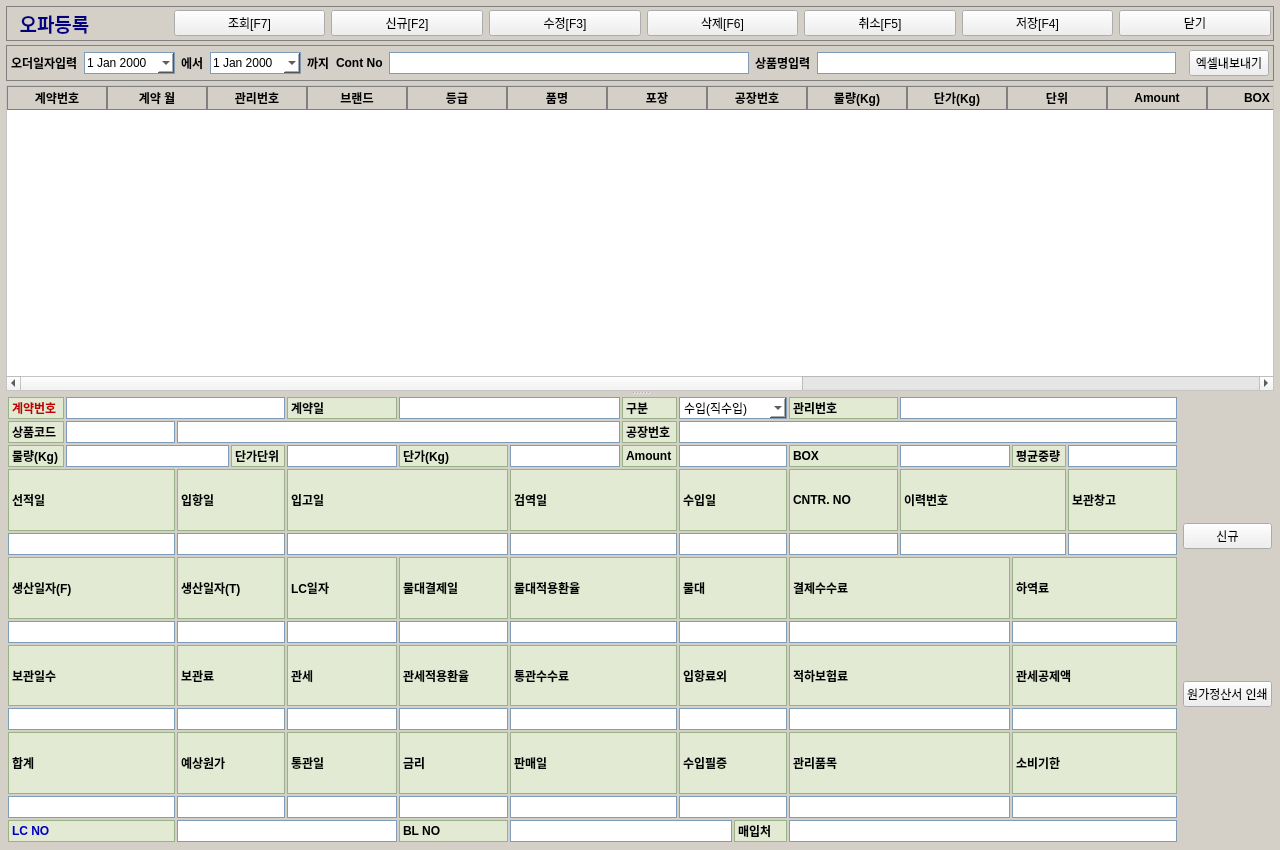
<?xml version="1.0" encoding="UTF-8"?>
<ui version="4.0">
 <class>OfferRegisterWindow</class>
 <widget class="QMainWindow" name="OfferRegisterWindow">
  <property name="geometry">
   <rect>
    <x>0</x>
    <y>0</y>
    <width>1280</width>
    <height>850</height>
   </rect>
  </property>
  <property name="windowTitle">
   <string>오파등록</string>
  </property>
  <property name="styleSheet">
   <string notr="true">
    QMainWindow { background-color: #D4D0C8; }
    QWidget { font-family: "맑은 고딕", "Malgun Gothic", sans-serif; font-size: 9pt; color: #000000; }
    QLineEdit, QDateEdit, QComboBox { background-color: #FFFFFF; border: 1px solid #7F9DB9; min-height: 20px; }
    QLabel { background-color: #E2EAD3; border: 1px solid #99B288; qproperty-alignment: 'AlignCenter'; font-weight: bold; }
    QLabel#lblRed { color: #C00000; }
    QLabel#lblBlue { color: #0000C0; }
    QLabel#lblNormal { color: #000000; }
    QTableWidget { background-color: #FFFFFF; gridline-color: #B0B0B0; }
    QHeaderView::section { background-color: #D4D0C8; border: 1px solid #808080; font-weight: bold; }
   </string>
  </property>
  <widget class="QWidget" name="centralwidget">
   <layout class="QVBoxLayout" name="mainLayout">
    <property name="spacing"><number>4</number></property>
    <property name="leftMargin"><number>6</number></property>
    <property name="topMargin"><number>6</number></property>
    <property name="rightMargin"><number>6</number></property>
    <property name="bottomMargin"><number>6</number></property>

    <!-- 1. 최상단 메인 툴바 -->
    <item>
     <widget class="QFrame" name="topFrame">
      <property name="styleSheet"><string>QFrame { background-color: #D4D0C8; border: 1px solid #808080; }</string></property>
      <layout class="QHBoxLayout" name="topLayout">
       <property name="margin"><number>2</number></property>
       <item>
        <widget class="QLabel" name="lblTitle">
         <property name="styleSheet"><string>background: transparent; border: none; font-size: 14pt; font-weight: bold; color: #000080;</string></property>
         <property name="text"><string>  오파등록</string></property>
        </widget>
       </item>
       <item><spacer name="sp1"><property name="orientation"><enum>Qt::Horizontal</enum></property></spacer></item>
       <item><widget class="QPushButton" name="btnSearch"><property name="text"><string>조회[F7]</string></property></widget></item>
       <item><widget class="QPushButton" name="btnNew"><property name="text"><string>신규[F2]</string></property></widget></item>
       <item><widget class="QPushButton" name="btnEdit"><property name="text"><string>수정[F3]</string></property></widget></item>
       <item><widget class="QPushButton" name="btnDelete"><property name="text"><string>삭제[F6]</string></property></widget></item>
       <item><widget class="QPushButton" name="btnCancel"><property name="text"><string>취소[F5]</string></property></widget></item>
       <item><widget class="QPushButton" name="btnSave"><property name="text"><string>저장[F4]</string></property></widget></item>
       <item><widget class="QPushButton" name="btnClose"><property name="text"><string>닫기</string></property></widget></item>
      </layout>
     </widget>
    </item>

    <!-- 2. 검색 조건 바 -->
    <item>
     <widget class="QFrame" name="searchFrame">
      <property name="styleSheet"><string>QFrame { background-color: #D4D0C8; border: 1px solid #808080; }</string></property>
      <layout class="QHBoxLayout" name="searchLayout">
       <property name="margin"><number>4</number></property>
       <item><widget class="QLabel" name="lblSearchOrder"><property name="styleSheet"><string>background:transparent; border:none;</string></property><property name="text"><string>오더일자입력</string></property></widget></item>
       <item><widget class="QDateEdit" name="dtSearchFrom"><property name="calendarPopup"><bool>true</bool></property></widget></item>
       <item><widget class="QLabel" name="lblSearchWave"><property name="styleSheet"><string>background:transparent; border:none;</string></property><property name="text"><string>에서</string></property></widget></item>
       <item><widget class="QDateEdit" name="dtSearchTo"><property name="calendarPopup"><bool>true</bool></property></widget></item>
       <item><widget class="QLabel" name="lblSearchTo"><property name="styleSheet"><string>background:transparent; border:none;</string></property><property name="text"><string>까지</string></property></widget></item>
       <item><widget class="QLabel" name="lblSearchCont"><property name="styleSheet"><string>background:transparent; border:none;</string></property><property name="text"><string>Cont No</string></property></widget></item>
       <item><widget class="QLineEdit" name="txtSearchCont"><property name="maximumWidth"><number>120</number></property></widget></item>
       <item><widget class="QLabel" name="lblSearchItem"><property name="styleSheet"><string>background:transparent; border:none;</string></property><property name="text"><string>상품명입력</string></property></widget></item>
       <item><widget class="QLineEdit" name="txtSearchItem"><property name="maximumWidth"><number>200</number></property></widget></item>
       <item><spacer name="sp2"><property name="orientation"><enum>Qt::Horizontal</enum></property></spacer></item>
       <item><widget class="QPushButton" name="btnExcel"><property name="text"><string>엑셀내보내기</string></property></widget></item>
      </layout>
     </widget>
    </item>

    <!-- 3. 메인 상단 그리드 & 하단 상세 Splitter -->
    <item>
     <widget class="QSplitter" name="splitter">
      <property name="orientation"><enum>Qt::Vertical</enum></property>

      <!-- 상단 리스트 -->
      <widget class="QTableWidget" name="tableMain">
       <property name="selectionMode"><enum>QAbstractItemView::SingleSelection</enum></property>
       <property name="selectionBehavior"><enum>QAbstractItemView::SelectRows</enum></property>
       <column><property name="text"><string>계약번호</string></property></column>
       <column><property name="text"><string>계약 월</string></property></column>
       <column><property name="text"><string>관리번호</string></property></column>
       <column><property name="text"><string>브랜드</string></property></column>
       <column><property name="text"><string>등급</string></property></column>
       <column><property name="text"><string>품명</string></property></column>
       <column><property name="text"><string>포장</string></property></column>
       <column><property name="text"><string>공장번호</string></property></column>
       <column><property name="text"><string>물량(Kg)</string></property></column>
       <column><property name="text"><string>단가(Kg)</string></property></column>
       <column><property name="text"><string>단위</string></property></column>
       <column><property name="text"><string>Amount</string></property></column>
       <column><property name="text"><string>BOX</string></property></column>
       <column><property name="text"><string>평균중량</string></property></column>
       <column><property name="text"><string>선적일</string></property></column>
       <column><property name="text"><string>입항</string></property></column>
       <column><property name="text"><string>입고</string></property></column>
       <column><property name="text"><string>검역</string></property></column>
       <column><property name="text"><string>수입일</string></property></column>
      </widget>

      <!-- 하단 상세 폼 (그리드 패널) -->
      <widget class="QWidget" name="detailPanel">
       <layout class="QHBoxLayout" name="detailMainLayout">
        <property name="margin"><number>2</number></property>
        <item>
         <layout class="QGridLayout" name="gridDetail">
          <property name="spacing"><number>2</number></property>

          <!-- Row 0: 계약 및 기본정보 -->
          <item row="0" column="0"><widget class="QLabel" name="lblRed"><property name="text"><string>계약번호</string></property></widget></item>
          <item row="0" column="1" colspan="3"><widget class="QLineEdit" name="txtContractNo"/></item>
          <item row="0" column="4"><widget class="QLabel" name="lblRed"><property name="text"><string>계약일</string></property></widget></item>
          <item row="0" column="5" colspan="2"><widget class="QLineEdit" name="txtContractDate"/></item>
          <item row="0" column="7"><widget class="QLabel" name="lblRed"><property name="text"><string>구분</string></property></widget></item>
          <item row="0" column="8" colspan="2"><widget class="QComboBox" name="cmbType"><item><property name="text"><string>수입(직수입)</string></property></item></widget></item>
          <item row="0" column="10"><widget class="QLabel" name="lblNormal"><property name="text"><string>관리번호</string></property></widget></item>
          <item row="0" column="11" colspan="3"><widget class="QLineEdit" name="txtManageNo"/></item>

          <!-- Row 1: 상품 정보 -->
          <item row="1" column="0"><widget class="QLabel" name="lblRed"><property name="text"><string>상품코드</string></property></widget></item>
          <item row="1" column="1"><widget class="QLineEdit" name="txtItemCode"/></item>
          <item row="1" column="2" colspan="5"><widget class="QLineEdit" name="txtItemName"/></item>
          <item row="1" column="7"><widget class="QLabel" name="lblNormal"><property name="text"><string>공장번호</string></property></widget></item>
          <item row="1" column="8" colspan="6"><widget class="QLineEdit" name="txtFactoryNo"/></item>

          <!-- Row 2: 물량 및 수량 단가 -->
          <item row="2" column="0"><widget class="QLabel" name="lblRed"><property name="text"><string>물량(Kg)</string></property></widget></item>
          <item row="2" column="1" colspan="2"><widget class="QLineEdit" name="txtQty"/></item>
          <item row="2" column="3"><widget class="QLabel" name="lblRed"><property name="text"><string>단가단위</string></property></widget></item>
          <item row="2" column="4"><widget class="QLineEdit" name="txtCurrency"/></item>
          <item row="2" column="5"><widget class="QLabel" name="lblRed"><property name="text"><string>단가(Kg)</string></property></widget></item>
          <item row="2" column="6"><widget class="QLineEdit" name="txtUnitPrice"/></item>
          <item row="2" column="7"><widget class="QLabel" name="lblRed"><property name="text"><string>Amount</string></property></widget></item>
          <item row="2" column="8" colspan="2"><widget class="QLineEdit" name="txtAmount"/></item>
          <item row="2" column="10"><widget class="QLabel" name="lblNormal"><property name="text"><string>BOX</string></property></widget></item>
          <item row="2" column="11"><widget class="QLineEdit" name="txtBoxQty"/></item>
          <item row="2" column="12"><widget class="QLabel" name="lblNormal"><property name="text"><string>평균중량</string></property></widget></item>
          <item row="2" column="13"><widget class="QLineEdit" name="txtAvgWeight"/></item>

          <!-- Row 3: 일정 헤더 -->
          <item row="3" column="0" colspan="2"><widget class="QLabel" name="lblNormal"><property name="text"><string>선적일</string></property></widget></item>
          <item row="3" column="2" colspan="2"><widget class="QLabel" name="lblNormal"><property name="text"><string>입항일</string></property></widget></item>
          <item row="3" column="4" colspan="2"><widget class="QLabel" name="lblNormal"><property name="text"><string>입고일</string></property></widget></item>
          <item row="3" column="6" colspan="2"><widget class="QLabel" name="lblNormal"><property name="text"><string>검역일</string></property></widget></item>
          <item row="3" column="8" colspan="2"><widget class="QLabel" name="lblRed"><property name="text"><string>수입일</string></property></widget></item>
          <item row="3" column="10"><widget class="QLabel" name="lblRed"><property name="text"><string>CNTR. NO</string></property></widget></item>
          <item row="3" column="11" colspan="2"><widget class="QLabel" name="lblNormal"><property name="text"><string>이력번호</string></property></widget></item>
          <item row="3" column="13"><widget class="QLabel" name="lblRed"><property name="text"><string>보관창고</string></property></widget></item>

          <!-- Row 4: 일정 데이터 입력 -->
          <item row="4" column="0" colspan="2"><widget class="QLineEdit" name="txtShipDate"/></item>
          <item row="4" column="2" colspan="2"><widget class="QLineEdit" name="txtArrDate"/></item>
          <item row="4" column="4" colspan="2"><widget class="QLineEdit" name="txtInDate"/></item>
          <item row="4" column="6" colspan="2"><widget class="QLineEdit" name="txtQuarantineDate"/></item>
          <item row="4" column="8" colspan="2"><widget class="QLineEdit" name="txtImportDate"/></item>
          <item row="4" column="10"><widget class="QLineEdit" name="txtCntrNo"/></item>
          <item row="4" column="11" colspan="2"><widget class="QLineEdit" name="txtHistoryNo"/></item>
          <item row="4" column="13"><widget class="QLineEdit" name="txtWarehouse"/></item>

          <!-- Row 5: 결제 및 물대 비용 1 -->
          <item row="5" column="0" colspan="2"><widget class="QLabel" name="lblNormal"><property name="text"><string>생산일자(F)</string></property></widget></item>
          <item row="5" column="2" colspan="2"><widget class="QLabel" name="lblNormal"><property name="text"><string>생산일자(T)</string></property></widget></item>
          <item row="5" column="4"><widget class="QLabel" name="lblNormal"><property name="text"><string>LC일자</string></property></widget></item>
          <item row="5" column="5"><widget class="QLabel" name="lblNormal"><property name="text"><string>물대결제일</string></property></widget></item>
          <item row="5" column="6" colspan="2"><widget class="QLabel" name="lblNormal"><property name="text"><string>물대적용환율</string></property></widget></item>
          <item row="5" column="8" colspan="2"><widget class="QLabel" name="lblNormal"><property name="text"><string>물대</string></property></widget></item>
          <item row="5" column="10" colspan="2"><widget class="QLabel" name="lblNormal"><property name="text"><string>결제수수료</string></property></widget></item>
          <item row="5" column="12" colspan="2"><widget class="QLabel" name="lblNormal"><property name="text"><string>하역료</string></property></widget></item>

          <item row="6" column="0" colspan="2"><widget class="QLineEdit" name="txtProdFrom"/></item>
          <item row="6" column="2" colspan="2"><widget class="QLineEdit" name="txtProdTo"/></item>
          <item row="6" column="4"><widget class="QLineEdit" name="txtLcDate"/></item>
          <item row="6" column="5"><widget class="QLineEdit" name="txtPayDate"/></item>
          <item row="6" column="6" colspan="2"><widget class="QLineEdit" name="txtFxRate"/></item>
          <item row="6" column="8" colspan="2"><widget class="QLineEdit" name="txtGoodsAmount"/></item>
          <item row="6" column="10" colspan="2"><widget class="QLineEdit" name="txtPayFee"/></item>
          <item row="6" column="12" colspan="2"><widget class="QLineEdit" name="txtUnloadFee"/></item>

          <!-- Row 7: 관세 및 수수료 2 -->
          <item row="7" column="0" colspan="2"><widget class="QLabel" name="lblNormal"><property name="text"><string>보관일수</string></property></widget></item>
          <item row="7" column="2" colspan="2"><widget class="QLabel" name="lblNormal"><property name="text"><string>보관료</string></property></widget></item>
          <item row="7" column="4"><widget class="QLabel" name="lblNormal"><property name="text"><string>관세</string></property></widget></item>
          <item row="7" column="5"><widget class="QLabel" name="lblNormal"><property name="text"><string>관세적용환율</string></property></widget></item>
          <item row="7" column="6" colspan="2"><widget class="QLabel" name="lblNormal"><property name="text"><string>통관수수료</string></property></widget></item>
          <item row="7" column="8" colspan="2"><widget class="QLabel" name="lblNormal"><property name="text"><string>입항료외</string></property></widget></item>
          <item row="7" column="10" colspan="2"><widget class="QLabel" name="lblNormal"><property name="text"><string>적하보험료</string></property></widget></item>
          <item row="7" column="12" colspan="2"><widget class="QLabel" name="lblNormal"><property name="text"><string>관세공제액</string></property></widget></item>

          <item row="8" column="0" colspan="2"><widget class="QLineEdit" name="txtStorageDays"/></item>
          <item row="8" column="2" colspan="2"><widget class="QLineEdit" name="txtStorageFee"/></item>
          <item row="8" column="4"><widget class="QLineEdit" name="txtCustomsTax"/></item>
          <item row="8" column="5"><widget class="QLineEdit" name="txtTaxFxRate"/></item>
          <item row="8" column="6" colspan="2"><widget class="QLineEdit" name="txtCustomsFee"/></item>
          <item row="8" column="8" colspan="2"><widget class="QLineEdit" name="txtPortFee"/></item>
          <item row="8" column="10" colspan="2"><widget class="QLineEdit" name="txtInsuranceFee"/></item>
          <item row="8" column="12" colspan="2"><widget class="QLineEdit" name="txtDeductTax"/></item>

          <!-- Row 9: 원가 및 종합 정보 3 -->
          <item row="9" column="0" colspan="2"><widget class="QLabel" name="lblNormal"><property name="text"><string>합계</string></property></widget></item>
          <item row="9" column="2" colspan="2"><widget class="QLabel" name="lblNormal"><property name="text"><string>예상원가</string></property></widget></item>
          <item row="9" column="4"><widget class="QLabel" name="lblNormal"><property name="text"><string>통관일</string></property></widget></item>
          <item row="9" column="5"><widget class="QLabel" name="lblNormal"><property name="text"><string>금리</string></property></widget></item>
          <item row="9" column="6" colspan="2"><widget class="QLabel" name="lblNormal"><property name="text"><string>판매일</string></property></widget></item>
          <item row="9" column="8" colspan="2"><widget class="QLabel" name="lblNormal"><property name="text"><string>수입필증</string></property></widget></item>
          <item row="9" column="10" colspan="2"><widget class="QLabel" name="lblNormal"><property name="text"><string>관리품목</string></property></widget></item>
          <item row="9" column="12" colspan="2"><widget class="QLabel" name="lblNormal"><property name="text"><string>소비기한</string></property></widget></item>

          <item row="10" column="0" colspan="2"><widget class="QLineEdit" name="txtTotalCost"/></item>
          <item row="10" column="2" colspan="2"><widget class="QLineEdit" name="txtEstCost"/></item>
          <item row="10" column="4"><widget class="QLineEdit" name="txtClearanceDate"/></item>
          <item row="10" column="5"><widget class="QLineEdit" name="txtInterestRate"/></item>
          <item row="10" column="6" colspan="2"><widget class="QLineEdit" name="txtSaleDate"/></item>
          <item row="10" column="8" colspan="2"><widget class="QLineEdit" name="txtImportCert"/></item>
          <item row="10" column="10" colspan="2"><widget class="QLineEdit" name="txtManageItem"/></item>
          <item row="10" column="12" colspan="2"><widget class="QLineEdit" name="txtExpDate"/></item>

          <!-- Row 11: LC NO, BL NO, 매입처 -->
          <item row="11" column="0" colspan="2"><widget class="QLabel" name="lblBlue"><property name="text"><string>LC NO</string></property></widget></item>
          <item row="11" column="2" colspan="3"><widget class="QLineEdit" name="txtLcNo"/></item>
          <item row="11" column="5"><widget class="QLabel" name="lblBlue"><property name="text"><string>BL NO</string></property></widget></item>
          <item row="11" column="6" colspan="3"><widget class="QLineEdit" name="txtBlNo"/></item>
          <item row="11" column="9"><widget class="QLabel" name="lblNormal"><property name="text"><string>매입처</string></property></widget></item>
          <item row="11" column="10" colspan="4"><widget class="QLineEdit" name="txtSupplier"/></item>
         </layout>
        </item>

        <!-- 우측 액션 버튼 2개 -->
        <item>
         <layout class="QVBoxLayout" name="sideBtnLayout">
          <property name="spacing"><number>6</number></property>
          <item><widget class="QPushButton" name="btnDetailNew"><property name="text"><string>신규</string></property></widget></item>
          <item><widget class="QPushButton" name="btnPrintCost"><property name="text"><string>원가정산서 인쇄</string></property></widget></item>
          <item><spacer name="sp3"><property name="orientation"><enum>Qt::Vertical</enum></property></spacer></item>
         </layout>
        </item>
       </layout>
      </widget>
     </widget>
    </item>
   </layout>
  </widget>
 </widget>
 <resources/>
 <connections/>
</ui>
